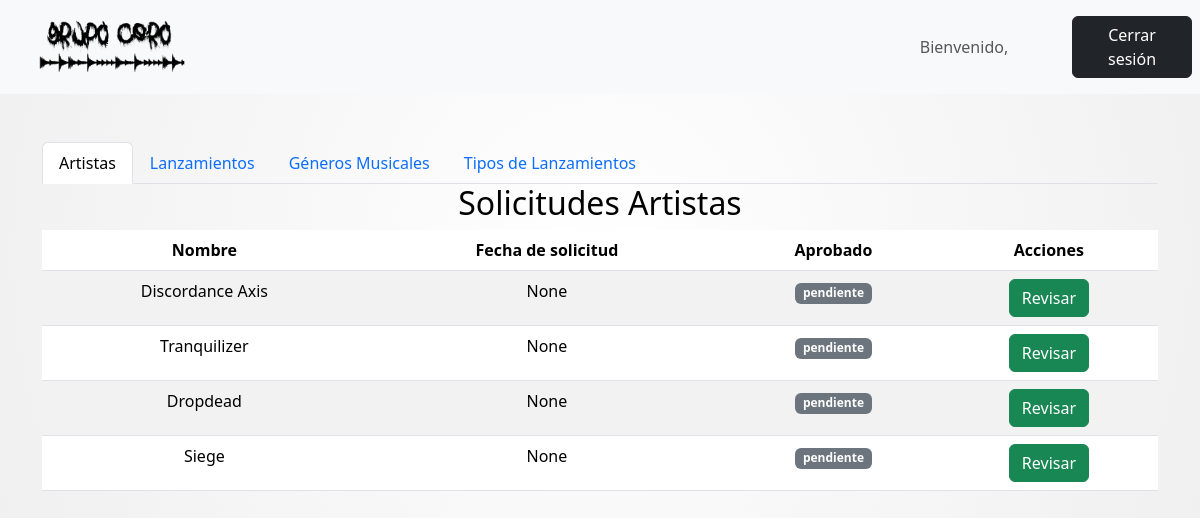
Page /adminsolicitudes/ on the earlier database version.
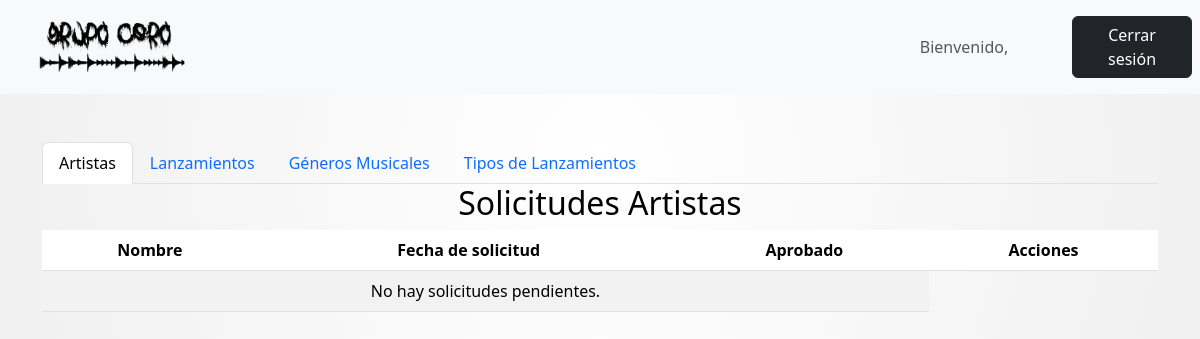
Same page on the later database version.
### core/models.py (models this page shows, shortened)
class Artista(models.Model):
    nombreArtista = models.CharField(max_length=50)
    fecha_nacimiento = models.DateField(null=True, blank=True)
    biografia = models.TextField()
    imagen = models.ImageField(upload_to='artistas/', null=False, blank=False)
    aprobado = models.CharField(max_length=20, choices=TIPO_APROBACION, default='pendiente')
    fecha_solicitud = models.DateField(null=True, blank=True, default=datetime.date.today)
    feedback = models.TextField(blank=True)
    class Meta:
        verbose_name = "Artista"
        verbose_name_plural = "Artistas"

### core/views.py (the view)
# urls.py: path('adminsolicitudes/', adminSolicitudes, name="adminsolicitudes"),
def adminSolicitudes (request):
    context = {
        'Artistas' : Artista.objects.filter(aprobado='pendiente'),
        'Lanzamientos' : Lanzamiento.objects.filter(aprobado='pendiente'),
        'Generos' : GeneroMusical.objects.filter(aprobado='pendiente'),
        'TiposLanzamientos' : TipoLanzamiento.objects.filter(aprobado='pendiente')
    }
    return render(request, 'core/admins/adminsSolicitudes.html', context)

### core/templates/core/admins/adminsSolicitudes.html (shortened to what this page needs)
<!DOCTYPE html>
<html lang="es">
    {% load static %}
<head>
    <link href="https://cdn.jsdelivr.net/npm/bootstrap@5.3.3/dist/css/bootstrap.min.css" rel="stylesheet">
    <link rel="stylesheet" href="{% static 'core/css/style.css' %}">
</head>
<body>
<nav class="navbar navbar-expand-sm bg-light navbar-light justify-content-center">
    <div class="container-fluid">
        <a class="navbar-brand" href="{% url 'adminsindex' %}">
            <img src="{% static 'core/img/LOGO.png' %}" alt="Avatar Logo" style="width:200px;" class="rounded-pill">
        </a>
    </div>
    <ul class="navbar-nav">
        <li class="nav-item">
            <a class="nav-link text-center" style="width:200px;">Bienvenido, {{ user.username }}</a>
        </li>
    </ul>
    <ul class="navbar-nav">
        <li class="nav-item">
            <a class="nav-link" href="{% url 'logout' %}">
                <button class="btn btn-dark" type="button" style="width:120px;">Cerrar sesión</button>
            </a>
        </li>
    </ul>
</nav>
<div class="container mt-5 text-center">
    <ul class="nav nav-tabs" id="myTab" role="tablist">
        <li class="nav-item" role="presentation">
            <button class="nav-link active" id="artistas-tab" data-bs-toggle="tab" data-bs-target="#artistas" type="button" role="tab" aria-controls="artistas" aria-selected="true">Artistas</button>
        </li>
        <li class="nav-item" role="presentation">
            <button class="nav-link" id="lanzamientos-tab" data-bs-toggle="tab" data-bs-target="#lanzamientos" type="button" role="tab" aria-controls="lanzamientos" aria-selected="false">Lanzamientos</button>
        </li>
        <li class="nav-item" role="presentation">
            <button class="nav-link" id="generos-tab" data-bs-toggle="tab" data-bs-target="#generos" type="button" role="tab" aria-controls="generos" aria-selected="false">Géneros Musicales</button>
        </li>
        <li class="nav-item" role="presentation">
            <button class="nav-link" id="tipolanzamientos-tab" data-bs-toggle="tab" data-bs-target="#tipolanzamientos" type="button" role="tab" aria-controls="tipolanzamientos" aria-selected="false">Tipos de Lanzamientos</button>
        </li>
    </ul>
    <div class="tab-content" id="myTabContent">
        <div class="tab-pane fade show active" id="artistas" role="tabpanel" aria-labelledby="artistas-tab">
            <h2>Solicitudes Artistas</h2>
            <table class="table table-striped table-hover">
                <thead>
                    <tr>
                        <th>Nombre</th>
                        <th>Fecha de solicitud</th>
                        <th>Aprobado</th>
                        <th>Acciones</th>
                    </tr>
                </thead>
                <tbody>
                    {% if Artistas %}
                        {% for Artista in Artistas %}
                        <tr>
                            <td>{{ Artista.nombreArtista }}</td>
                            <td>{{ Artista.fecha_solicitud }}</td>
                            <td><span class="badge bg-secondary">{{ Artista.aprobado }}</span></td>
                            <td>
                                <a class="btn btn-success" href="{% url 'adminsolicitudesartistas' %}?id={{ Artista.id }}">Revisar</a>
                            </td>
                        </tr>
                        {% endfor %}
                    {% else %}
                        <tr>
                        <td colspan="3">No hay solicitudes pendientes.</td>
                        </tr>
                    {% endif %}
                </tbody>
            </table>
        </div>
    </div>
</div>
</body>
</html>

Differences in the rows shown:
no longer on this page (row edited): Artista: nombreArtista "Discordance Axis", fecha_solicitud "None", aprobado "pendiente"
no longer on this page (row edited): Artista: nombreArtista "Tranquilizer", fecha_solicitud "None", aprobado "pendiente"
no longer on this page (row edited): Artista: nombreArtista "Dropdead", fecha_solicitud "None", aprobado "pendiente"
no longer on this page (row edited): Artista: nombreArtista "Siege", fecha_solicitud "None", aprobado "pendiente"
Other differences:
text now shown: "No hay solicitudes pendientes."
